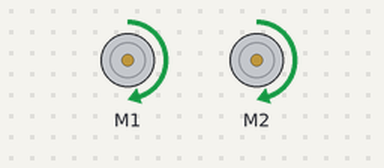
The sketch below on a simulated Arduino Uno, built with avr-gcc and run on an emulated ATmega328P. Shown: 2 × DC motor (green arrow = forward, orange = backward, longer = faster).

Above: at 2.3 s.
At 6.2 s:
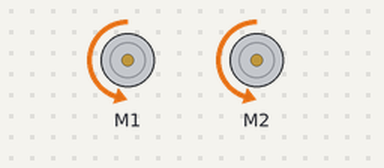
Timing chart, 0 to 10.4 s (numbered marks = the images above):
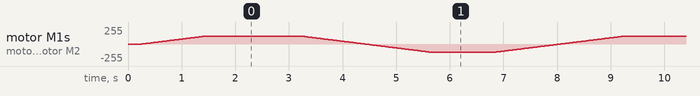

The sketch:

edward_motor_test.ino
```cpp
#include <Wire.h>
#include <Adafruit_MotorShield.h>

#include <SPI.h>

Adafruit_MotorShield AFMS = Adafruit_MotorShield();
Adafruit_DCMotor *motor1 = AFMS.getMotor(1);
Adafruit_DCMotor *motor2 = AFMS.getMotor(2);

uint8_t i;

void setup()
{

  Serial.begin(9600);
  AFMS.begin();  // create with the default frequency 1.6KHz
  StopMoving(); // this
}

void loop()
{

RampUpForward();
GoForward();
delay(1500);
RampDown();
RampUpBackward();
GoBackward();
delay(1000);
RampDown();

//  motor1->run(FORWARD);
//  motor2->run(FORWARD);
//  for (i = 0; i < 120; i++) {
//    motor1->setSpeed(i);
//    motor2->setSpeed(i);
//    delay(10);
//  }
//  delay(2000);
//  for (i = 120; i != 0; i--) {
//    motor1->setSpeed(i);
//    motor2->setSpeed(i);
//    delay(10);
//  }
//  delay(1000);
//
//
//  motor1->run(BACKWARD);
//  motor2->run(BACKWARD);
//  for (i = 0; i < 120; i++) {
//    motor1->setSpeed(i);
//    motor2->setSpeed(i);
//    delay(10);
//  }
//  delay(2000);
//  for (i = 120; i != 0; i--) {
//    motor1->setSpeed(i);
//    motor2->setSpeed(i);
//    delay(10);
//  }
//  delay(1000);

}

void RampUpForward()
{

  motor1->run(FORWARD);
  motor2->run(FORWARD);
  for (i = 0; i < 120; i++) {
    motor1->setSpeed(i);
    motor2->setSpeed(i);
    delay(10);
  }

}

void RampDown()
{
  for (i = 120; i != 0; i--) {
    motor1->setSpeed(i);
    motor2->setSpeed(i);
    delay(10);
  }
}

void RampDownForward()
{
  for (i = 120; i != 0; i--) {
    motor1->setSpeed(i);
    motor2->setSpeed(i);
    delay(10);
  }
}

void RampUpBackward()
{
  motor1->run(BACKWARD);
  motor2->run(BACKWARD);
  for (i = 0; i < 120; i++) {
    motor1->setSpeed(i);
    motor2->setSpeed(i);
    delay(10);
  }
}

void RampDownBackward()
{
    for (i = 120; i != 0; i--) {
    motor1->setSpeed(i);
    motor2->setSpeed(i);
    delay(10);
  }
}


void GoForward()
{
  motor1->setSpeed(120);
  motor2->setSpeed(120);
  motor1->run(FORWARD);
  motor2->run(FORWARD);
  delay(250);
}

void GoBackward()
{
  motor1->setSpeed(120);
  motor2->setSpeed(120);
  motor1->run(BACKWARD);
  motor2->run(BACKWARD);
  delay(250);
}

void StopMoving()
{
  motor1->run(RELEASE);
  motor2->run(RELEASE);
  delay(250);
}
void TurnLeft()
{
  motor1->setSpeed(50);
  motor2->setSpeed(50);
  motor1->run(FORWARD);
  motor2->run(BACKWARD);
  delay(250);
}

void TurnRight()
{
  motor1->setSpeed(50);
  motor2->setSpeed(50);
  motor1->run(BACKWARD);
  motor2->run(FORWARD);
  delay(250);
}
```
